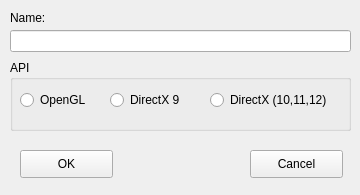
<?xml version="1.0" encoding="UTF-8"?>
<ui version="4.0">
 <class>config</class>
 <widget class="QWidget" name="config">
  <property name="geometry">
   <rect>
    <x>0</x>
    <y>0</y>
    <width>360</width>
    <height>195</height>
   </rect>
  </property>
  <property name="minimumSize">
   <size>
    <width>360</width>
    <height>195</height>
   </size>
  </property>
  <property name="maximumSize">
   <size>
    <width>360</width>
    <height>195</height>
   </size>
  </property>
  <property name="windowTitle">
   <string>Configuration</string>
  </property>
  <widget class="QPushButton" name="cancel_pushButton">
   <property name="geometry">
    <rect>
     <x>250</x>
     <y>150</y>
     <width>93</width>
     <height>28</height>
    </rect>
   </property>
   <property name="text">
    <string>Cancel</string>
   </property>
   <property name="icon">
    <iconset resource="resources.qrc">
     <normaloff>:/resources/images/cancel.png</normaloff>:/resources/images/cancel.png</iconset>
   </property>
  </widget>
  <widget class="QLineEdit" name="game_name_lineEdit">
   <property name="geometry">
    <rect>
     <x>10</x>
     <y>30</y>
     <width>341</width>
     <height>22</height>
    </rect>
   </property>
   <property name="text">
    <string/>
   </property>
  </widget>
  <widget class="QLabel" name="game_label">
   <property name="geometry">
    <rect>
     <x>10</x>
     <y>10</y>
     <width>71</width>
     <height>16</height>
    </rect>
   </property>
   <property name="text">
    <string>Name:</string>
   </property>
  </widget>
  <widget class="QPushButton" name="ok_pushButton">
   <property name="geometry">
    <rect>
     <x>20</x>
     <y>150</y>
     <width>93</width>
     <height>28</height>
    </rect>
   </property>
   <property name="focusPolicy">
    <enum>Qt::WheelFocus</enum>
   </property>
   <property name="text">
    <string>OK</string>
   </property>
   <property name="icon">
    <iconset resource="resources.qrc">
     <normaloff>:/resources/images/apply.png</normaloff>:/resources/images/apply.png</iconset>
   </property>
  </widget>
  <widget class="QGroupBox" name="api_groupBox">
   <property name="geometry">
    <rect>
     <x>10</x>
     <y>60</y>
     <width>341</width>
     <height>71</height>
    </rect>
   </property>
   <property name="title">
    <string>API</string>
   </property>
   <widget class="QRadioButton" name="dx9_radioButton">
    <property name="geometry">
     <rect>
      <x>100</x>
      <y>30</y>
      <width>91</width>
      <height>20</height>
     </rect>
    </property>
    <property name="text">
     <string>DirectX 9</string>
    </property>
   </widget>
   <widget class="QRadioButton" name="dx_radioButton">
    <property name="geometry">
     <rect>
      <x>200</x>
      <y>30</y>
      <width>131</width>
      <height>20</height>
     </rect>
    </property>
    <property name="text">
     <string>DirectX (10,11,12)</string>
    </property>
   </widget>
   <widget class="QRadioButton" name="opengl_radioButton">
    <property name="geometry">
     <rect>
      <x>10</x>
      <y>30</y>
      <width>81</width>
      <height>20</height>
     </rect>
    </property>
    <property name="text">
     <string>OpenGL</string>
    </property>
   </widget>
  </widget>
 </widget>
 <resources>
  <include location="resources.qrc"/>
 </resources>
 <connections/>
</ui>
